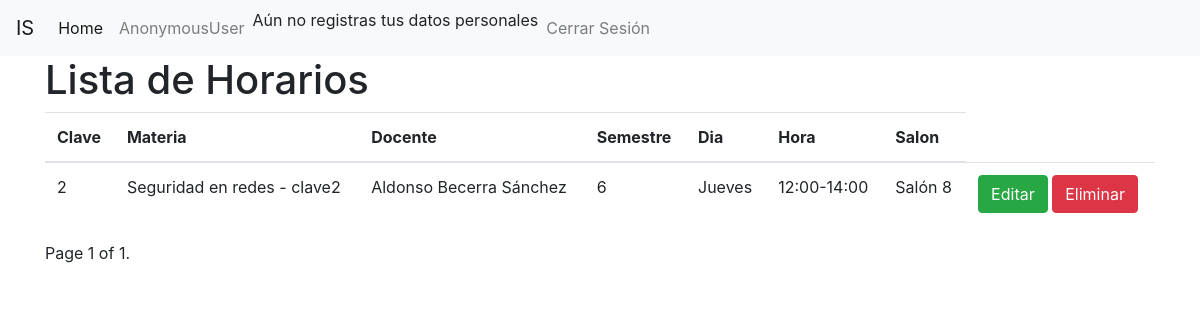
/horarios/, run on the app's committed database.
### horarios/models.py (models this page shows)
class Horario(models.Model):
    clave = models.IntegerField('Clave', primary_key=True, default=0)
    materia = models.ForeignKey('materias.Materia',verbose_name = "Materia", on_delete=models.CASCADE)
    docente = models.ForeignKey('Docente',verbose_name = "Docente", on_delete=models.CASCADE)
    semestre = models.CharField(max_length=2, choices = SEMESTRE)
    dia = models.CharField(max_length=2, choices = DIA)
    hora = models.ForeignKey('Hora',verbose_name = "Hora", on_delete=models.CASCADE)
    salon = models.ForeignKey('Salon',verbose_name = "Salon", on_delete=models.CASCADE)

class Docente(models.Model):
    matricula = models.CharField('matricula', primary_key= True, max_length=10)
    nombre = models.CharField('nombre', max_length=50)
    apellidoPaterno = models.CharField('apellidopaterno', max_length=50)
    apellidoMaterno = models.CharField('apellidomaterno', max_length=50)
    def __str__(self):
        return self.nombre + " " + self.apellidoPaterno + " " + self.apellidoMaterno

class Hora(models.Model):
    clave = models.IntegerField('clave', primary_key=True)
    horaInicio = models.CharField('horainicio', max_length=5)
    horaFin = models.CharField('horafin', max_length=5)
    def __str__(self):
        return self.horaInicio +"-"+ self.horaFin

class Salon(models.Model):
    clave = models.IntegerField('clave', primary_key=True)
    nombre = models.CharField('nombre', max_length=50)
    def __str__(self):
        return self.nombre

### materias/models.py (models this page shows)
class Materia(models.Model):
    clave = models.CharField(primary_key = True , max_length=10)
    nombre = models.CharField(max_length=100)
    creditos = models.SmallIntegerField('Créditos')
    semestre = models.CharField(max_length=2, choices = SEMESTRE)
    optativa = models.BooleanField(default=False)
    programa = models.ForeignKey("unidades_academicas.ProgramaAcademico", verbose_name="Programa Academico", on_delete= models.DO_NOTHING)
    def __str__(self):
        return f"{self.nombre} - {self.clave}"

### horarios/views.py (the view)
# urls.py: path('', views.ListaHorarios.as_view(), name = 'lista_horarios'),
class ListaHorarios(ListView):
    model = Horario
    paginate_by = 5

### horarios/templates/horarios/horario_list.html (shortened to what this page needs)
{% extends 'base.html' %}
{% block contenido %}
    <h1> Lista de Horarios</h1>
    <table class="table">
        <thead>
            <tr>
                <th>Clave</th>
                <th>Materia</th>
                <th>Docente</th>
                <th>Semestre</th>
                <th>Dia</th>
                <th>Hora</th>
                <th>Salon</th>
            </tr>
        </thead>
        <tbody>
            {% for horario in object_list %}
                <tr>
                    <td> {{horario.clave}}</td>
                    <td> {{horario.materia}}</td>
                    <td> {{horario.docente}}</td>
                    <td> {{horario.semestre}}</td>
                    <td>
                     {% if horario.dia == '1' %}
                        Lunes
                     {% elif horario.dia == '2' %}
                        Martes
                     {% elif horario.dia == '3' %}
                        Miércoles
                     {% elif horario.dia == '4' %}
                        Jueves
                     {% elif horario.dia == '5' %}
                        Viernes
                     {% else %}
                        Sábado
                     {% endif %}
                    </td>
                    <td> {{horario.hora}}</td>
                    <td> {{horario.salon}}</td>
                    <td>
                        <a class="btn btn-success" href="{% url 'editar_horario' horario.clave %}"> Editar</a>
                        <a class="btn btn-danger" href="{% url 'eliminar_horario' horario.clave %}"> Eliminar</a>
                    </td>
                </tr>
            {% endfor %}
        </tbody>
    </table>
    <div class="pagination">
        <span class="step-links">
            <span class="current">
                Page {{ page_obj.number }} of {{ page_obj.paginator.num_pages }}.
            </span>
        </span>
    </div>
    <br>
</body>
</html>
{% endblock contenido %}

### data on the page
Horario: clave "2", materia "Seguridad en redes - clave2", docente "Aldonso Becerra Sánchez", semestre "6", dia "Jueves", hora "12:00-14:00", salon "Salón 8"

### other printed values
{{ user }} "AnonymousUser"
{{ page_obj.number }} "1"
{{ page_obj.paginator.num_pages }} "1"
